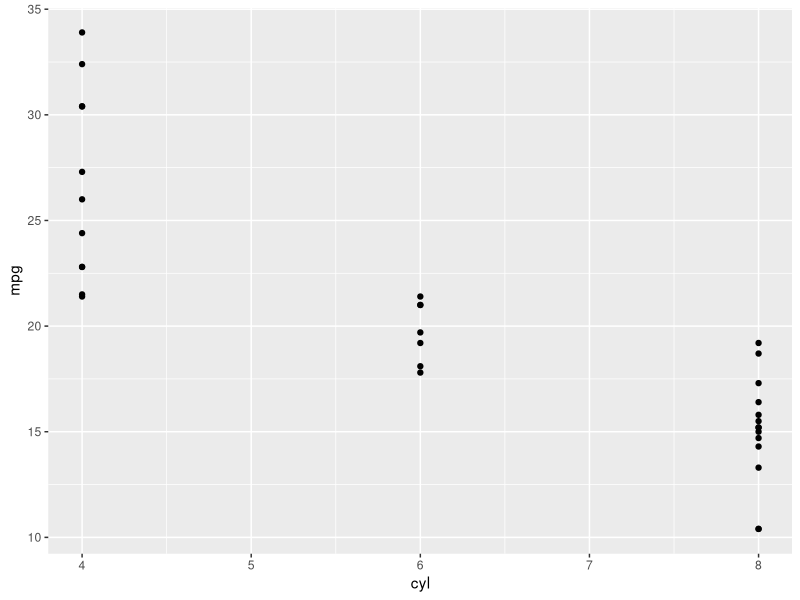
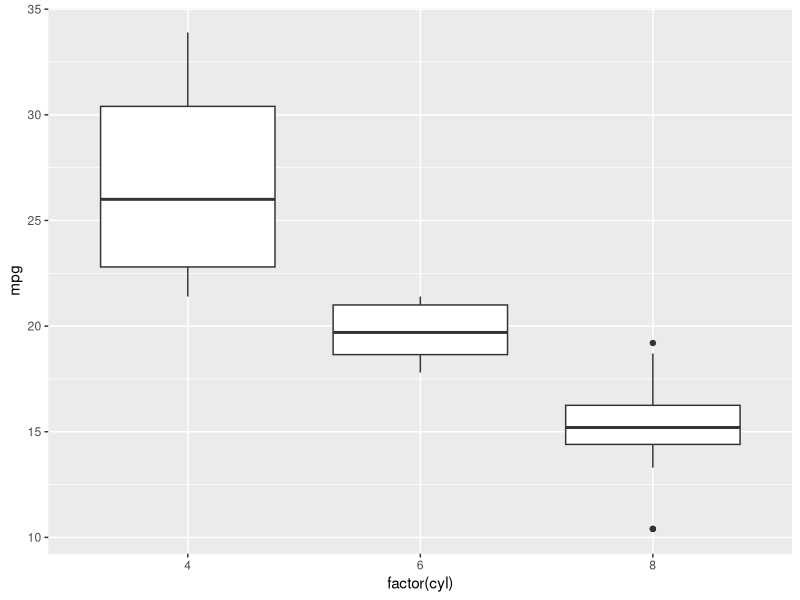

Write R code to recreate these figures, in order.
## ---- chunk 1
library(tidyverse)
data("mtcars")
## ---- chunk 2
head(mtcars)
## ---- chunk 3
# insert a function here, eg str(), tail(), View(), dim()
## ---- chunk 4
mtcars %>% ggplot(., aes(x = cyl, y = mpg)) +
  geom_point()
## ---- chunk 5
mtcars %>% ggplot(., aes(x = factor(cyl), y = mpg)) +
  #your geom here
  geom_boxplot()
